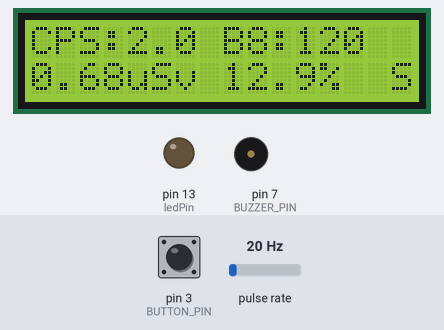
This sketch was run on a simulated Arduino Uno, built with avr-gcc and run on an emulated ATmega328P. Shown: 16×2 character LCD, output pins drawn as LEDs (lit = HIGH), buzzer (waves = sounding). Wiring (inferred from the names in the program): pulse sensor: data pin 2. The test bench sets the inputs (shaded band); at power-on: pulse rate 20 Hz, pin 3 (BUTTON_PIN) HIGH.

Above: at 3.7 s.
3.8 s: pulse rate (sensor on pin 2) set to 50 Hz
At 4.4 s:
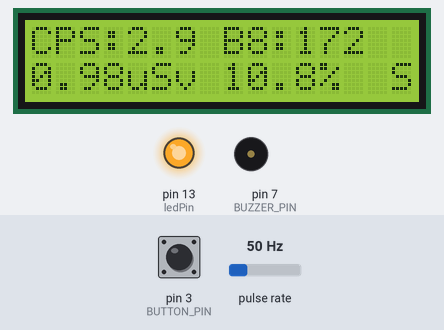
6.8 s: pin 3 (BUTTON_PIN) pulled LOW for 0.15 s
At 7.23 s:
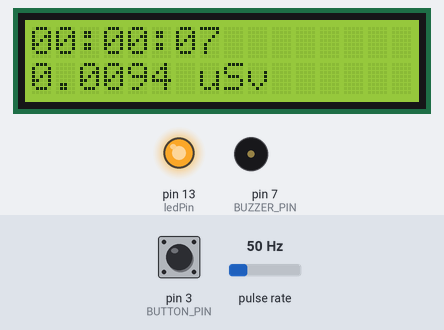
7.5 s: pin 3 (BUTTON_PIN) pulled LOW for 1 s
9.1 s: pulse rate (sensor on pin 2) set to 150 Hz
At 10.53 s:
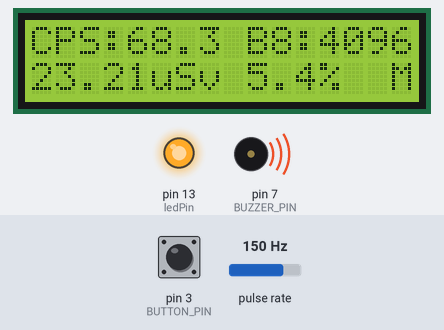
12.1 s: pulse rate (sensor on pin 2) set to 1 Hz
At 13.4 s:
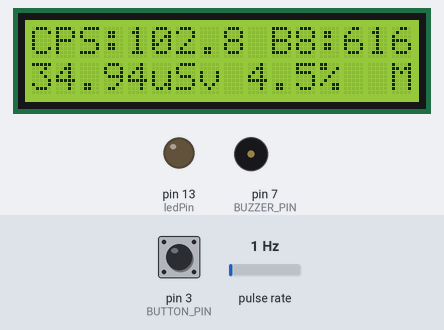
15.1 s: pulse rate (sensor on pin 2) set to 196 Hz
At 19.6 s:
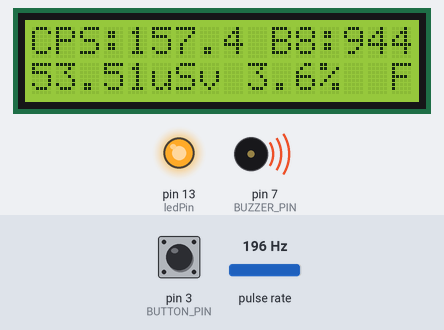
Timing chart, 0 to 21.2 s (numbered marks = the images above; inputs shaded):
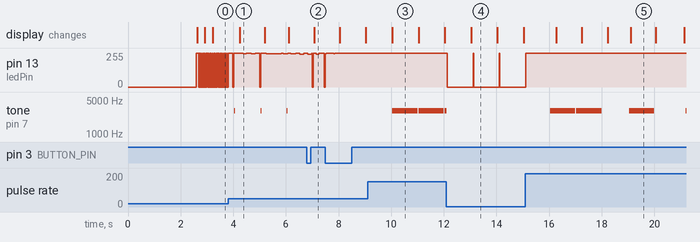

The sketch:

geiger_0.3.1.ino
```cpp
// (licence header left out)
#include <Wire.h>
#include <LiquidCrystal_I2C.h>

/*
============================
Hardware configuration
Аппаратная конфигурация
============================
*/

#define GEIGER_PIN 2  // Geiger counter input (interrupt)
#define BUZZER_PIN 7  // Buzzer (optional)
#define BUTTON_PIN 3  // Mode / reset button

LiquidCrystal_I2C lcd(0x27, 16, 2);

/*
============================
Measurement parameters
Параметры измерений
============================
*/

// CPS -> µSv/h conversion factor (background calibrated)
// Коэффициент CPS -> мкЗв/ч (калиброван по фону ДКГ-03Д)
const float CPS_TO_USVH = 0.34;

// B-8 control source conversion
// Пересчёт CPS в условные единицы Б-8
const float CPS_TO_B8 = 60.0;

// Physical dead time of the Geiger tube (in SECONDS!)
// !!! ЗАМЕНИТЕ НА ПАСПОРТНОЕ ЗНАЧЕНИЕ ВАШЕЙ ТРУБКИ !!! (например, 190 мкс = 0.00019 с)
// Физическое мертвое время трубки (в СЕКУНДАХ!)
const float TUBE_DEAD_TIME_S = 0.00019;

// Maximum sliding window duration for the buffer (seconds)
// Максимальная длительность скользящего окна для буфера (сек)
#define WINDOW_SECONDS 30

// Software dead time / debounce (µs)
// Программное мёртвое время (мкс)
#define DEAD_TIME_US 3000


// --- Adaptive software dead time (anti-bounce) ---
// --- Адаптивное программное мёртвое время (антидребезг) ---

// Current adaptive dead time in microseconds
// Текущее адаптивное мёртвое время (мкс)
volatile uint32_t dynamicDeadTime_us = DEAD_TIME_US;


/*
============================
Dynamic Window Parameters
Параметры динамического окна
============================
*/
#define SLOW_WINDOW_SECONDS 30  // Slow window for background stability / Длинное окно для стабильности на фоне
#define FAST_WINDOW_SECONDS 5   // Fast window for quick reaction / Короткое окно для быстрой реакции
#define CPS_THRESHOLD_FAST 3.0  // CPS threshold to switch to fast mode / Порог CPS для перехода в быстрый режим
#define CPS_THRESHOLD_SLOW 1.5  // CPS threshold to switch back to slow mode / Порог CPS для возврата в медленный режим


/*
============================
Button timing
Тайминги кнопки
============================
*/
#define DEBOUNCE_MS 200
#define LONG_PRESS_MS 1500

/*
============================
Global variables
Глобальные переменные
============================
*/

volatile unsigned long pulseCount = 0;
volatile unsigned long lastPulseTime = 0;
volatile bool beepFlag = false;

unsigned long lastSecondMillis = 0;

// Sliding window buffer
unsigned int cpsBuffer[WINDOW_SECONDS] = { 0 };
unsigned int bufferIndex = 0;
unsigned long lastPulseSnapshot = 0;

// Accumulated dose (µSv)
// Накопленная доза (мкЗв)
float accumulatedDose_uSv = 0.0;

// Accumulation time (seconds)
// Время накопления (секунды)
unsigned long accumulationTime_s = 0;

// Button handling
bool lastButtonState = HIGH;
unsigned long buttonPressTime = 0;
unsigned long lastButtonEvent = 0;

// LED flash variables
// Переменные для вспышки светодиода
const int ledPin = LED_BUILTIN;
const unsigned long flashDuration = 20;
unsigned long ledOnTime = 0;
bool ledIsOn = false;

// Dynamic Window State
// Состояние динамического окна
unsigned int currentWindowDuration = SLOW_WINDOW_SECONDS;

// Display mode
// Режим отображения
enum DisplayMode {
  DISPLAY_MAIN,
  DISPLAY_ACCUM
};

DisplayMode displayMode = DISPLAY_MAIN;

/*
============================
Interrupt Service Routine
Обработчик прерывания
============================
*/

void geigerISR() {
  unsigned long now = micros();

  // Software dead time (anti-bounce)
  // Программное мёртвое время (антидребезг)
  if (now - lastPulseTime > dynamicDeadTime_us) {
    pulseCount++;
    lastPulseTime = now;
    beepFlag = true;
  }
}

/*
============================
Reset all measurements
Сброс всех измерений
============================
*/

void resetMeasurements() {
  noInterrupts();
  pulseCount = 0;
  lastPulseSnapshot = 0;
  interrupts();

  for (unsigned int i = 0; i < WINDOW_SECONDS; i++) {
    cpsBuffer[i] = 0;
  }

  bufferIndex = 0;
  accumulatedDose_uSv = 0.0;
  accumulationTime_s = 0;
}


/*
============================
Adaptive dead time update
Обновление адаптивного мёртвого времени
============================
*/

void updateAdaptiveDeadTime(float cps) {

  uint32_t newDeadTime;

  // Select dead time based on averaged CPS
  // Выбор мёртвого времени по усреднённому CPS
  if (cps < 50.0) {
    newDeadTime = 3000;   // Background / фон
  }
  else if (cps < 150.0) {
    newDeadTime = 2500;   // Elevated background / повышенный фон
  }
  else if (cps <= 300.0) {
    newDeadTime = 2000;   // High range limit / верх диапазона
  }
  else {
    // Out of reliable range — do NOT reduce further
    // Вне достоверного диапазона — дальше не уменьшаем
    newDeadTime = 2000;
  }

  // Apply only if changed
  // Применяем только если изменилось
  if (newDeadTime != dynamicDeadTime_us) {
    dynamicDeadTime_us = newDeadTime;
  }
}


/*
============================
Setup
============================
*/

void setup() {
  pinMode(GEIGER_PIN, INPUT_PULLUP);
  pinMode(BUZZER_PIN, OUTPUT);
  pinMode(BUTTON_PIN, INPUT_PULLUP);
  pinMode(ledPin, OUTPUT);

  attachInterrupt(digitalPinToInterrupt(GEIGER_PIN), geigerISR, RISING);

  lcd.init();
  lcd.backlight();

  lcd.setCursor(0, 0);
  lcd.print("DP-5 Monitor");
  lcd.setCursor(0, 1);
  lcd.print("ver. 0.3.1");
  delay(2500);
  lcd.clear();
}

/*
============================
Main loop
============================
*/

void loop() {

  unsigned long nowMillis = millis();

/*
============================
Beep & LED flash trigger
Триггер звука и светодиода
============================
*/

  if (beepFlag) {
    digitalWrite(ledPin, HIGH);
    ledIsOn = true;
    ledOnTime = millis();
    tone(BUZZER_PIN, 3000, 5);
    beepFlag = false;
  }

  // LED turn off logic (timer-based)
  // Логика выключения светодиода (срабатывает по таймеру)
  if (ledIsOn && (millis() - ledOnTime >= flashDuration)) {
    digitalWrite(ledPin, LOW);
    ledIsOn = false;
  }

  /*
  ============================
  Button handling
  Обработка кнопки
  ============================
  */

  bool buttonState = digitalRead(BUTTON_PIN);

  // Button press detected
  // Обнаружено нажатие
  if (buttonState == LOW && lastButtonState == HIGH && nowMillis - lastButtonEvent > DEBOUNCE_MS) {
    buttonPressTime = nowMillis;
    lastButtonEvent = nowMillis;
  }

  // Button release detected
  // Обнаружено отпускание
  if (buttonState == HIGH && lastButtonState == LOW) {
    unsigned long pressDuration = nowMillis - buttonPressTime;

    // Long press -> reset all measurements
    // Долгое нажатие -> сброс всех измерений
    if (pressDuration >= LONG_PRESS_MS) {
      resetMeasurements();
    }
    // Short press -> switch display mode
    // Короткое нажатие -> смена экрана
    else {
      displayMode = (displayMode == DISPLAY_MAIN) ? DISPLAY_ACCUM : DISPLAY_MAIN;
    }
  }

  lastButtonState = buttonState;

  /*
  ============================
  Once per second processing
  Обработка раз в секунду
  ============================
  */

  if (nowMillis - lastSecondMillis >= 1000) {
    lastSecondMillis += 1000;

    // Safe pulse counter read
    unsigned long currentCount;
    noInterrupts();
    currentCount = pulseCount;
    interrupts();

    // Pulses in last second
    unsigned int pulsesThisSecond = currentCount - lastPulseSnapshot;
    lastPulseSnapshot = currentCount;

    // Update sliding window buffer
    // Обновляем буфер скользящего окна
    cpsBuffer[bufferIndex] = pulsesThisSecond;
    bufferIndex = (bufferIndex + 1) % WINDOW_SECONDS;


    /*
    ============================
    Dynamic window logic
    Логика динамического окна
    ============================
    */

    // First, calculate a preliminary CPS based on the *current* window to make a decision
    // Сначала рассчитываем "предварительный" CPS по *текущему* окну, чтобы принять решение
    unsigned long pre_windowPulses = 0;
    for (unsigned int i = 0; i < currentWindowDuration; i++) {
      int readIndex = (bufferIndex - 1 - i + WINDOW_SECONDS) % WINDOW_SECONDS;
      pre_windowPulses += cpsBuffer[readIndex];
    }
    float previous_cps = (float)pre_windowPulses / (float)currentWindowDuration;

    // If average CPS exceeds the threshold, switch to fast mode
    // Если средний CPS превысил порог, переключаемся в быстрый режим
    if (previous_cps > CPS_THRESHOLD_FAST) {
      currentWindowDuration = FAST_WINDOW_SECONDS;
    }
    // If average CPS drops below the threshold, switch back to slow mode
    // Если средний CPS упал ниже порога, возвращаемся в медленный режим
    else if (previous_cps < CPS_THRESHOLD_SLOW) {
      currentWindowDuration = SLOW_WINDOW_SECONDS;
    }
    // If CPS is between thresholds, the mode does not change, creating a hysteresis
    // (Если CPS между порогами, режим не меняется, создавая гистерезис)


    /*
    ============================
    Sum pulses in DYNAMIC window
    Сумма импульсов в ДИНАМИЧЕСКОМ окне
    ============================
    */

    // Recalculate the sum, but now for the window of the desired length
    // Пересчитываем сумму, но уже для окна нужной нам длины
    unsigned long windowPulses = 0;
    for (unsigned int i = 0; i < currentWindowDuration; i++) {
      // Go "backwards" through the circular buffer from the current position
      // Идем "назад" по кольцевому буферу от текущей позиции
      int readIndex = (bufferIndex - 1 - i + WINDOW_SECONDS) % WINDOW_SECONDS;
      windowPulses += cpsBuffer[readIndex];
    }

    /*
    ============================
    CPS, CPM (B-8) and dose calculation
    Расчёт CPS, CPM (Б-8) и дозы
    ============================
    */

    // The average is now calculated over the dynamic window
    // Теперь среднее считается по динамическому окну
    float measured_cps = (float)windowPulses / (float)currentWindowDuration;

    // --- Dead Time Compensation / Компенсация мертвого времени ---
    float true_cps = measured_cps / (1.0 - measured_cps * TUBE_DEAD_TIME_S);

    // Use the corrected 'true_cps' for all subsequent calculations
    // Используем скорректированный 'true_cps' для всех последующих расчетов
    float doseRate_uSv = true_cps * CPS_TO_USVH;

    // Accumulate dose ALWAYS
    // Накопление дозы ВСЕГДА
    accumulatedDose_uSv += doseRate_uSv / 3600.0;

    // Accumulate time ALWAYS
    // Время накопления ВСЕГДА
    accumulationTime_s++;

    // B-8 equivalent
    unsigned long b8Value = (unsigned long)(true_cps * CPS_TO_B8);

    // Poisson statistical error (%) is calculated from RAW pulses, so it does not change
    // Статистическая погрешность (%) считается по "сырым" импульсам, поэтому не меняется
    float errorPercent = 0.0;
    if (windowPulses > 0) {
      errorPercent = 100.0 / sqrt(windowPulses);
    }

    // The main 'cps' variable for display can be the corrected one
    // Основную переменную 'cps' для отображения можно сделать скорректированной
    float cps = true_cps;

    // Update adaptive dead time based on averaged CPS
    // Обновляем адаптивный антидребезг по усреднённому CPS
    updateAdaptiveDeadTime(cps);

    /*
    ============================
    LCD output
    Вывод на дисплей
    ============================
    */

    if (displayMode == DISPLAY_MAIN) {

      lcd.setCursor(0, 0);
      lcd.print("CPS:");
      lcd.print(cps, 1);
      lcd.print(" B8:");
      lcd.print(b8Value);
      lcd.print("   ");

      lcd.setCursor(0, 1);
      lcd.print(doseRate_uSv, 2);
      lcd.print("uSv ");
      lcd.print(errorPercent, 1);
      lcd.print("%   ");

      lcd.setCursor(15, 1);
      if (dynamicDeadTime_us == 3000) lcd.print("S");
      else if (dynamicDeadTime_us == 2500) lcd.print("M");
      else lcd.print("F");

    } else {

      // Format accumulation time HH:MM:SS
      // Форматирование времени накопления ЧЧ:ММ:СС
      unsigned long hours = accumulationTime_s / 3600;
      unsigned long minutes = (accumulationTime_s % 3600) / 60;
      unsigned long seconds = accumulationTime_s % 60;

      lcd.setCursor(0, 0);
      if (hours < 10) lcd.print("0");
      lcd.print(hours);
      lcd.print(":");
      if (minutes < 10) lcd.print("0");
      lcd.print(minutes);
      lcd.print(":");
      if (seconds < 10) lcd.print("0");
      lcd.print(seconds);
      lcd.print("        ");

      lcd.setCursor(0, 1);
      lcd.print(accumulatedDose_uSv, 4);
      lcd.print(" uSv       ");
    }
  }
}
```

Measured:
- after the input at 3.8 s, tone on pin 7 (BUZZER_PIN): alternates 3000 Hz for 0.01 s and silent for 0.99 s, starting after 0.24 s
- after the input at 6.8 s, tone on pin 7 (BUZZER_PIN): stays silent (without the input it goes to 3000 Hz after 0.24 s); the display: changes after 0.27 s (image 2)
- after the input at 9.1 s, pin 13 (ledPin): stops changing and stays 255/255; tone on pin 7 (BUZZER_PIN): alternates 3000 Hz for 0.96 s and silent for 0.04 s, starting after 1.9 s; the display: changes after 0.94 s (image 3)
- after the input at 12.1 s, pin 13 (ledPin): 255/255 → 0/255 at once
- after the input at 15.1 s, pin 13 (ledPin): goes on until 15.1 s, then stays 255/255; tone on pin 7 (BUZZER_PIN): goes 3000 Hz 0.96 s, silent 0.04 s, 3000 Hz 0.97 s, silent 1.0 s, 3000 Hz 0.96 s, silent 1.2 s, then 3000 Hz, starting after 0.94 s
- what the display in image 1 shows lasts 1.0 s, from 4.2 s to 5.2 s
